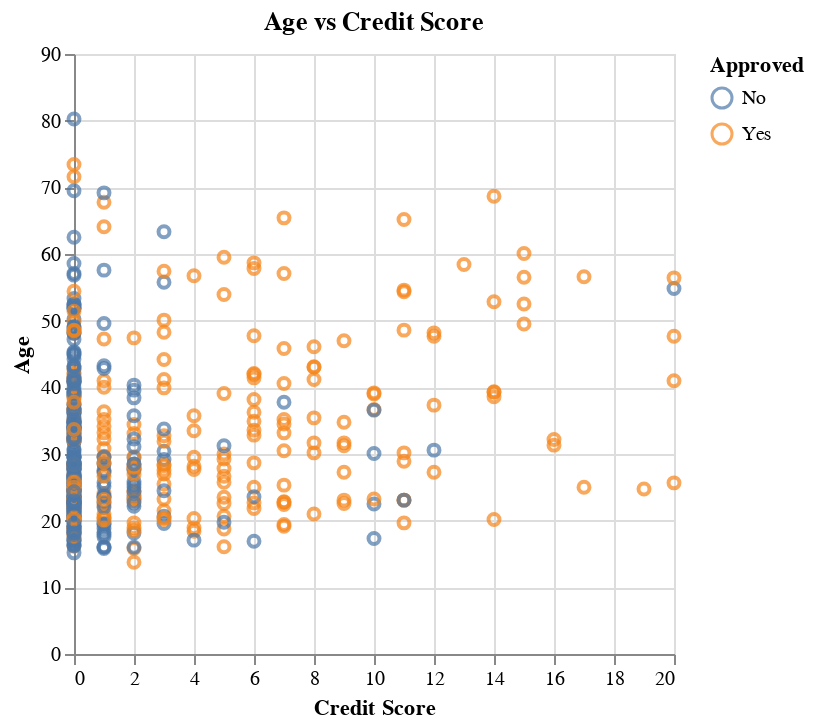

Notebook code for this chart:
### Code cell
#Age vs Credit Score
scatterplot_age = alt.Chart(data_train, title = "Age vs Credit Score").mark_point().encode(
    x=alt.X("CreditScore").title("Credit Score").scale(domain=[0,20],clamp=True),
    y=alt.Y("Age").scale(domain=[0,90],clamp= True),
    color=alt.Color("Approved")
)
scatterplot_age

### Figure 1 — Vega-Lite specification as saved in the notebook (floating-point values rounded to 4 significant figures; data arrays with more than 128 entries replaced by an {"elided": "..."} marker saying what was removed)
{"config": {"view": {"continuousWidth": 300, "continuousHeight": 300}}, "data": {"name": "data-9b2ed57830432ad344c2b937c9697da2"}, "mark": {"type": "point"}, "encoding": {"color": {"field": "Approved", "type": "nominal"}, "x": {"field": "CreditScore", "scale": {"domain": [0, 20], "clamp": true}, "title": "Credit Score", "type": "quantitative"}, "y": {"field": "Age", "scale": {"domain": [0, 90], "clamp": true}, "type": "quantitative"}}, "title": "Age vs Credit Score", "$schema": "https://vega.github.io/schema/vega-lite/v5.16.3.json", "datasets": {"data-9b2ed57830432ad344c2b937c9697da2": {"elided": "517 records"}}}
